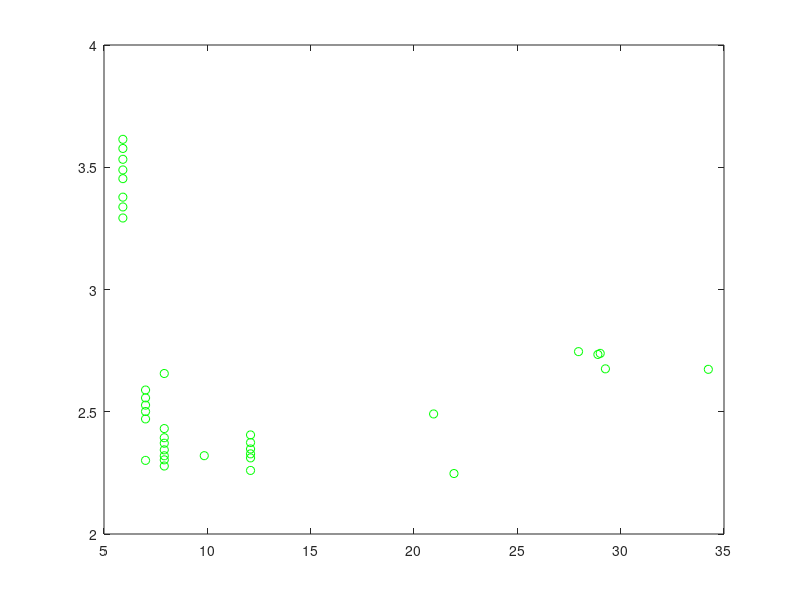

Reproduce this figure in MATLAB.
%% fig:Balt90
%% bib:Balt90
%% out:balt90

%% length (mm) at time to death by starvation (d) for Daphnia magna

tL = [34.2420   2.6735;
  29.2622   2.6755;
  29.0102   2.7388;
  28.8972   2.7344;
  27.9611   2.7459;
  21.9344   2.2473;
  20.9492   2.4910;
  12.0902   2.2600;
  12.0902   2.3113;
  12.0902   2.3278;
  12.0902   2.3478;
  12.0902   2.3739;
  12.0902   2.4052;
   9.8513   2.3203;
   7.9167   2.2781;
   7.9167   2.3033;
   7.9167   2.3199;
   7.9167   2.3442;
   7.9167   2.3712;
   7.9167   2.3938;
   7.9167   2.4312;
   7.9167   2.6564;
   7.0099   2.3011;
   7.0099   2.4707;
   7.0099   2.5011;
   7.0099   2.5271;
   7.0099   2.5567;
   7.0099   2.5889;
   5.9131   3.2925;
   5.9131   3.3377;
   5.9131   3.3777;
   5.9131   3.4534;
   5.9131   3.4890;
   5.9131   3.5325;
   5.9131   3.5769;
   5.9131   3.6142];

xlabel('time to death by starvation, d');
ylabel('length, mm');
plot(tL(:,1), tL(:,2),'og')
